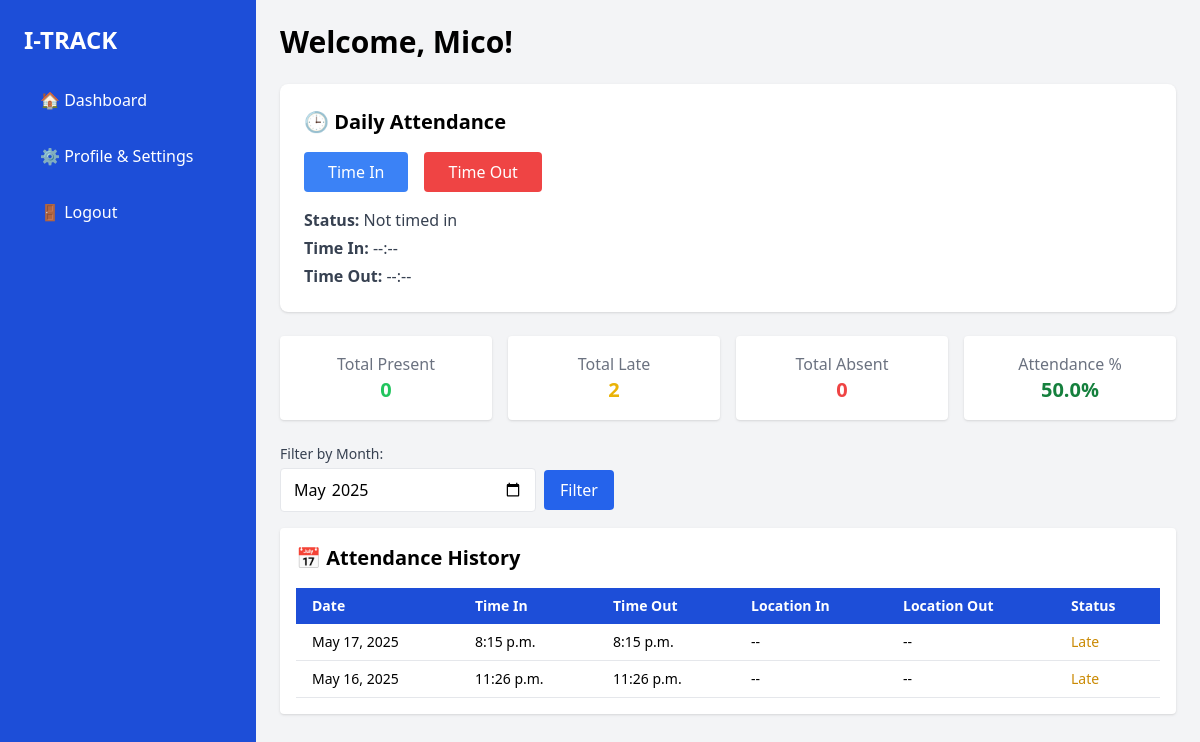
The page /intern/dashboard/ (signed in) on the database its author committed.
### attendance/models.py (models this page shows, shortened)
class CustomUser(AbstractUser):
    ROLE_CHOICES = (
        ('supervisor', 'Supervisor'),
        ('intern', 'Intern'),
    )
    username = None  # <--- THIS REMOVES THE USERNAME FIELD
    email = models.EmailField(_('email address'), unique=True)
    role = models.CharField(max_length=20, choices=ROLE_CHOICES)
    student_id = models.CharField(max_length=20, unique=True, null=True, blank=True)  # Student ID field
    must_change_password = models.BooleanField(default=True)
    USERNAME_FIELD = 'email'
    REQUIRED_FIELDS = []
    objects = CustomUserManager()

class Attendance(models.Model):
    intern = models.ForeignKey(
        settings.AUTH_USER_MODEL,
        on_delete=models.CASCADE,
        limit_choices_to={'role': 'intern'}
    )
    date = models.DateField(default=timezone.now)
    time_in = models.TimeField(null=True, blank=True)
    time_out = models.TimeField(null=True, blank=True)
    location_in = models.CharField(max_length=255, blank=True)
    location_out = models.CharField(max_length=255, blank=True)
    STATUS_CHOICES = (
        ('Present', 'Present'),
        ('Late', 'Late'),
        ('Absent', 'Absent'),
    )
    status = models.CharField(max_length=10, choices=STATUS_CHOICES, default='Absent')
    class Meta:
        unique_together = ('intern', 'date')  # Prevent duplicate entries per day

### attendance/views.py (the view)
# urls.py: path('intern/dashboard/', views.intern_dashboard, name='intern_dashboard'),
@login_required
def intern_dashboard(request):
    intern = request.user
    month = request.GET.get('month')
    today = now().date()
    today_attendance = Attendance.objects.filter(intern=intern, date=today).first()
    if month:
        year, month = map(int, month.split('-'))
        attendance_records = Attendance.objects.filter(
            intern=intern,
            date__year=year,
            date__month=month
        )
    else:
        attendance_records = Attendance.objects.filter(intern=intern)
    total_present = attendance_records.filter(status='Present').count()
    total_late = attendance_records.filter(status='Late').count()
    total_absent = attendance_records.filter(status='Absent').count()
    total = total_present + total_late + total_absent
    effective_attendance = total_present + (total_late * 0.5)
    attendance_percentage = round((effective_attendance / total) * 100, 2) if total > 0 else 100.0
    context = {
        "status": today_attendance.status if today_attendance else "Not timed in",
        "today_attendance": today_attendance,
        "present_count": total_present,
        "late_count": total_late,
        "absent_count": total_absent,
        "attendance_percentage": attendance_percentage,
        "attendance_records": attendance_records.order_by('-date'),
        "current_month": request.GET.get('month', now().strftime("%Y-%m")),
    }
    return render(request, 'Intern/intern-dashboard.html', context)

### attendance/templates/Intern/intern-dashboard.html (shortened to what this page needs)
{% load static %}
<!DOCTYPE html>
<html lang="en">
<head>
  <script src="https://cdn.tailwindcss.com"></script>
</head>
<body class="bg-gray-100">
<div class="flex h-screen overflow-hidden">
  <aside id="sidebar" class="fixed lg:relative z-40 lg:z-auto top-0 left-0 w-64 h-full bg-blue-700 text-white p-6 transform -translate-x-full lg:translate-x-0 transition-transform duration-300 ease-in-out overflow-y-auto">
    <h2 class="text-2xl font-bold mb-6">I-TRACK</h2>
    <ul class="space-y-4">
      <li><a href="{% url 'intern_dashboard' %}" class="block py-2 px-4 rounded hover:bg-blue-600">🏠 Dashboard</a></li>
      <li><a href="{% url 'intern_profile_settings' %}" class="block py-2 px-4 rounded hover:bg-blue-600">⚙️ Profile & Settings</a></li>
      <li><button onclick="openLogoutModal()" class="w-full text-left py-2 px-4 rounded hover:bg-red-600">🚪 Logout</button></li>
    </ul>
  </aside>
  <main class="flex-1 p-4 lg:p-6 overflow-y-auto transition-all duration-300">
    <div class="flex justify-between items-center mb-6">
      <h1 class="text-3xl font-bold">Welcome, {{ user.first_name }}!</h1>
    </div>
    <div class="bg-white p-6 rounded-lg shadow mb-6">
      <h2 class="text-xl font-semibold mb-4">🕒 Daily Attendance</h2>
      <div class="flex flex-wrap gap-4 mb-4">
        <form method="POST" action="{% url 'intern_time_in' %}">
          <button type="submit" class="bg-blue-500 hover:bg-green-600 text-white px-6 py-2 rounded w-full sm:w-auto">Time In</button>
        </form>
        <form method="POST" action="{% url 'intern_time_out' %}">
          <button type="submit" class="bg-red-500 hover:bg-red-600 text-white px-6 py-2 rounded w-full sm:w-auto">Time Out</button>
        </form>
      </div>
      <div class="text-gray-700 space-y-1">
        <p><strong>Status:</strong> {{ status }}</p>
        <p><strong>Time In:</strong> {{ today_attendance.time_in|default:"--:--" }}</p>
        <p><strong>Time Out:</strong> {{ today_attendance.time_out|default:"--:--" }}</p>
      </div>
    </div>
    <div class="grid grid-cols-1 sm:grid-cols-2 md:grid-cols-4 gap-4 mb-6">
      <div class="bg-white p-4 rounded shadow text-center">
        <p class="text-gray-500">Total Present</p>
        <p class="text-xl text-green-500 font-bold">{{ present_count }}</p>
      </div>
      <div class="bg-white p-4 rounded shadow text-center">
        <p class="text-gray-500">Total Late</p>
        <p class="text-xl text-yellow-500 font-bold">{{ late_count }}</p>
      </div>
      <div class="bg-white p-4 rounded shadow text-center">
        <p class="text-gray-500">Total Absent</p>
        <p class="text-xl text-red-500 font-bold">{{ absent_count }}</p>
      </div>
      <div class="bg-white p-4 rounded shadow text-center">
        <p class="text-gray-500">Attendance %</p>
        <p class="text-xl text-green-700 font-bold">{{ attendance_percentage }}%</p>
      </div>
    </div>
    <form method="GET" class="mb-4">
      <label for="month" class="block text-sm font-medium text-gray-700 mb-1">Filter by Month:</label>
      <div class="flex flex-col sm:flex-row items-start sm:items-center gap-2">
        <input type="month" name="month" id="month" value="{{ current_month }}" class="border rounded px-3 py-2 w-full sm:w-64">
        <button type="submit" class="bg-blue-600 text-white px-4 py-2 rounded hover:bg-blue-700">Filter</button>
      </div>
    </form>
    <div class="bg-white p-4 rounded shadow">
      <h2 class="text-xl font-semibold mb-4">📅 Attendance History</h2>
      <div class="overflow-x-auto">
        <table class="min-w-full text-sm text-left">
          <thead class="bg-blue-700 text-white">
            <tr>
              <th class="py-2 px-4">Date</th>
              <th class="py-2 px-4">Time In</th>
              <th class="py-2 px-4">Time Out</th>
              <th class="py-2 px-4">Location In</th>
              <th class="py-2 px-4">Location Out</th>
              <th class="py-2 px-4">Status</th>
            </tr>
          </thead>
          <tbody>
            {% for record in attendance_records %}
              <tr class="border-b">
                <td class="py-2 px-4">{{ record.date }}</td>
                <td class="py-2 px-4">{{ record.time_in|default:"--" }}</td>
                <td class="py-2 px-4">{{ record.time_out|default:"--" }}</td>
                <td class="py-2 px-4">{{ record.location_in|default:"--" }}</td>
                <td class="py-2 px-4">{{ record.location_out|default:"--" }}</td>
                <td class="py-2 px-4">
                  {% if record.status == "Present" %}
                    <span class="text-green-600 font-medium">{{ record.status }}</span>
                  {% elif record.status == "Late" %}
                    <span class="text-yellow-600 font-medium">{{ record.status }}</span>
                  {% else %}
                    <span class="text-red-600 font-medium">{{ record.status }}</span>
                  {% endif %}
                </td>
              </tr>
            {% empty %}
              <tr>
                <td colspan="6" class="text-center py-4 text-gray-500">No records found for this month.</td>
              </tr>
            {% endfor %}
          </tbody>
        </table>
      </div>
    </div>
  </main>
</div>
</body>
</html>

### rows shown on the page
CustomUser: first_name "Mico"
Attendance: date "May 17, 2025", time_in "8:15 p.m.", time_out "8:15 p.m.", location_in "--", location_out "--", status "Late"
Attendance: date "May 16, 2025", time_in "11:26 p.m.", time_out "11:26 p.m.", location_in "--", location_out "--", status "Late"

### other values the page prints
{{ status }} "Not timed in"
{{ today_attendance.time_in|default:"--:--" }} "--:--"
{{ today_attendance.time_out|default:"--:--" }} "--:--"
{{ present_count }} "0"
{{ late_count }} "2"
{{ absent_count }} "0"
{{ attendance_percentage }} "50.0"
